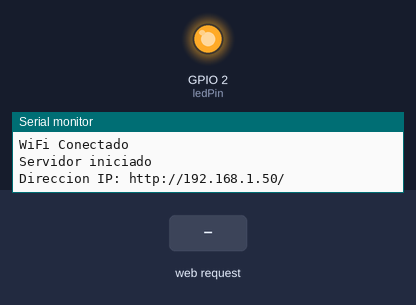
A sketch run on a simulated ESP8266 (NodeMCU). Shown: output pins drawn as LEDs (lit = HIGH), the last lines printed to the serial monitor. Dashed ring = blinking. Inputs (shaded band) come from the test bench. WiFi joins after 1.5 s; servers stay silent unless stated.

Above: at 2.7 s.
2.8 s: HTTP request GET /LED=BLINK received
At 3.1 s:
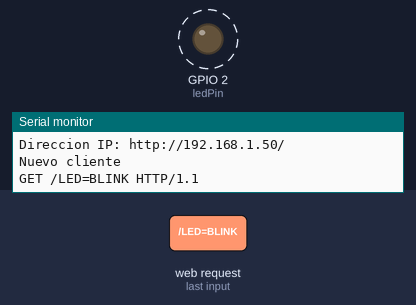
5.8 s: HTTP request GET /LED=OFF received
8.8 s: HTTP request GET /LED=ON received
At 9.3 s:
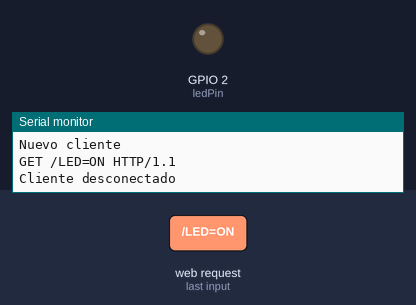
Timing chart, 0 to 11.8 s (numbered marks = the images above; inputs shaded):
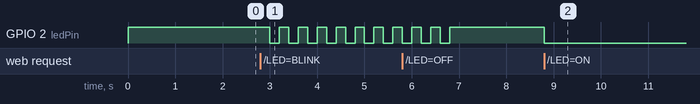

Measured:
- after the input at 2.8 s, GPIO 2 (ledPin): alternates HIGH for 0.20 s and LOW for 0.20 s, starting after 0.20 s
- after the input at 8.8 s, GPIO 2 (ledPin): HIGH → LOW at once

The sketch:

Servidor_Web_Basico.ino
```cpp
/*
  Nombre del Proyecto: Servidor Web basico utilizando un ESP8266
  Descripción: Este codigo genera un servidor para el control del LED integrado a la placa NodeMcu v3
  Autor: Alejandro Galvis
  Fecha: 28/07/2024
  Versión: 1.1

  Hardware Utilizado:
    - NodeMcu v3
    - LED integrado al NodeMCU v3

  Descripción General:
  El codigo genera un mini Servidor Web para el control del LED integrado a la placa NodeMcu v3

  - Se incluye un archivo cabecera data.h donde se guardan varias redes WiFi con SSID y CONTRASEÑAS

  Funciones:
  - void setup(): Configura los pines, la comunicación serial y la conexión WiFi,IP donde se va alojar el servidor.
  - void loop(): Conexión de un cliente HTTP y generación del servidor para el control del LED integrado.


  Variables Globales:
  - const int ledPin: El pin al que está conectado el LED.
  - WiFiServer server(80): Objeto que apunta al puerto 80 TCP este puesto se utiliza para la navegación web http


  Ejemplo de Funcionamiento:
  - Programa que genera un servidor para controlar el encendido y el apagado del LED integrado en la placa Node MCU v3.

  Notas Adicionales:
  - En proxima revisión mejorar el diseño de la pagina web
  - utilizar HTML5 y CSS
*/

#if defined(ESP8266)
//Librerias para ESP8266
#include <ESP8266WiFi.h> //Libreria para utilizar protocolo TCP/IP
#include <ESP8266WiFiMulti.h>
ESP8266WiFiMulti wifiMulti;

#endif

#include "data.h" //archivo cabecera que contiene los SSID y CONTRASEÑAS

int ledPin = LED_BUILTIN; // Pin del LED
boolean state = false; //Estado del LED

const uint32_t WiFistanbyTime = 5000; //tiempo de espera de la conexión de la red WiFi
WiFiServer server(80); // Crear una instancia del servidor web en el puerto 80

void setup() {
  Serial.begin(115200);  // Inicializar la comunicación serie para depuración
  delay(10); //Pequeño retardo

  Serial.println("\nIniciando Multi Wifi");

  pinMode(ledPin, OUTPUT); // Configura el pin del LED como salida
  digitalWrite(ledPin, HIGH); // Apaga el LED

  // Conectar a la red WiFi
  wifiMulti.addAP(WIFI1_SSID, WIFI1_PASSWORD);
  wifiMulti.addAP(WIFI2_SSID, WIFI1_PASSWORD);

  WiFi.mode(WIFI_STA); //Configuración de la red WiFi como Modo Estación


  /**
    Conecta el módulo ESP8266 a la red WiFi especificada.
    Imprime el estado de la conexión y la dirección IP asignada.
  */

  Serial.print("Conectando a WiFi .."); // Esperar hasta que la conexión WiFi se establezca
  while (wifiMulti.run(WiFistanbyTime) != WL_CONNECTED) {
    Serial.print("*");
  }

   //Cuando se conecte lo imprimimos
  Serial.println("");
  Serial.println("WiFi Conectado");

  // Iniciamos el esp como servidor web
  server.begin();
  Serial.println("Servidor iniciado");

  // Imprimimos la dirección IP
  Serial.print("Direccion IP: ");
  Serial.print("http://");
  Serial.print(WiFi.localIP());
  Serial.println("/");

}

void loop() {

  // El servidor siempre estará esperando a que se conecte un cliente
  WiFiClient client = server.available();
  if (!client) {
    return;
  }


  Serial.println("Nuevo cliente"); //Cuando un cliente se conecte vamos a imprimir que se conectó
  while(!client.available()){  //Esperamos a que el ciente mande una solicitud
    delay(1);
  }

  // Leemos la primer línea de la solicitud y la guardamos en la variable string request
  String request = client.readStringUntil('\r');
  Serial.println(request); //Imprimimos la solicitud
  client.flush(); //Descartamos los datos que se han escrito en el cliente y no se han leído

  // Relacionamos la solicitud
  if (request.indexOf("/LED=OFF") != -1){
    digitalWrite(ledPin, HIGH);
  }
  if (request.indexOf("/LED=ON") != -1) {
    digitalWrite(ledPin, LOW);
  }

  if (request.indexOf("/LED=BLINK") != -1){
    for(int i=0;i<10;i++)
    {
    digitalWrite(ledPin, HIGH);
    delay(200);
    digitalWrite(ledPin, LOW);
    delay(200);
    }
  }

  // Respuesta del servidor web

  client.println("HTTP/1.1 200 OK"); // La respuesta empieza con una linea de estado
  client.println("Content-Type: text/html"); //Empieza el cuerpo de la respuesta indicando que el contenido será un documento html
  client.println(""); // Ponemos un espacio

  client.println("<!DOCTYPE HTML>"); //Indicamos el inicio del Documento HTML
  client.println("<html lang=\"en\">");
  client.println("<head>");
  client.println("<meta charset=\"UTF-8\">");
  client.println("<meta name=\"viewport\" content=\"width=device-width, initial-scale=1.0\">"); //Para que se adapte en móviles
  client.println("<title>Servidor Basico</title>");
  client.println("</head>");
  client.println("<body>");
  client.println("<br><br>");

  client.println("<h1 style=\"text-align: center;\">Servidor Web Basico</h1>");

  client.println("<p style=\"text-align: center;\">");
  client.println("Click <a href=\"/LED=ON\">Aqui</a> para encender LED integrado<br>"); //Oración que contiene un hipervínculo
  client.println("Click <a href=\"/LED=OFF\">Aqui</a> para apagar LED integrado<br>");
  client.println("Click <a href=\"/LED=BLINK\">Aqui</a> para parpadar el LED integrado<br> <br>");


  client.println("<button onclick=location.href=\"/LED=ON\"> Encender LED</button> <br> <br>"); // Botón sencillo que contiene hipervínculo
  client.println("<button onclick=location.href=\"/LED=OFF\" >Apagar LED </button> <br> <br>");
  client.println("<button onclick=location.href=\"/LED=BLINK\">Parpadear LED </button> <br> <br>");

  client.println("</p>");
  client.println("</body>");

  client.println("</html>"); //Terminamos el HTML

  delay(1);
  Serial.println("Cliente desconectado"); //Imprimimos que terminó el proceso con el cliente desconectado
  Serial.println("");

}
```

data.h
```cpp
/*
   Archivo cabecera data.h
   - Este archivo contiene las SSID y CONTRASEÑAS para las distintas conexiones de red WiFi

*/

//Cambiar información del SSID y CONTRASEÑAS por los de su preferencia

const char *WIFI1_SSID = "SSID1";
const char *WIFI1_PASSWORD = "++++++++";

const char *WIFI2_SSID = "SSID2";
const char *WIFI2_PASSWORD = "********";

const char *WIFI3_SSID = "SSID3";
const char *WIFI3_PASSWORD = "$$$$$$$$";
```
